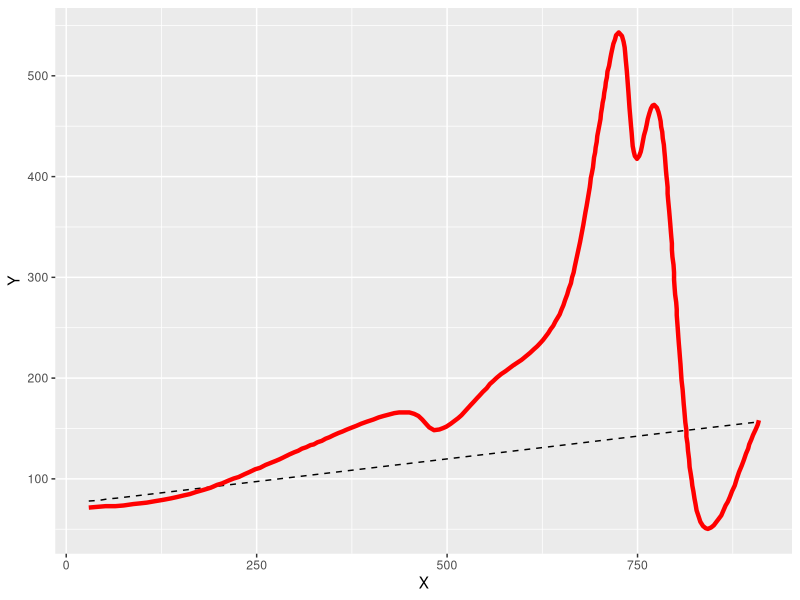
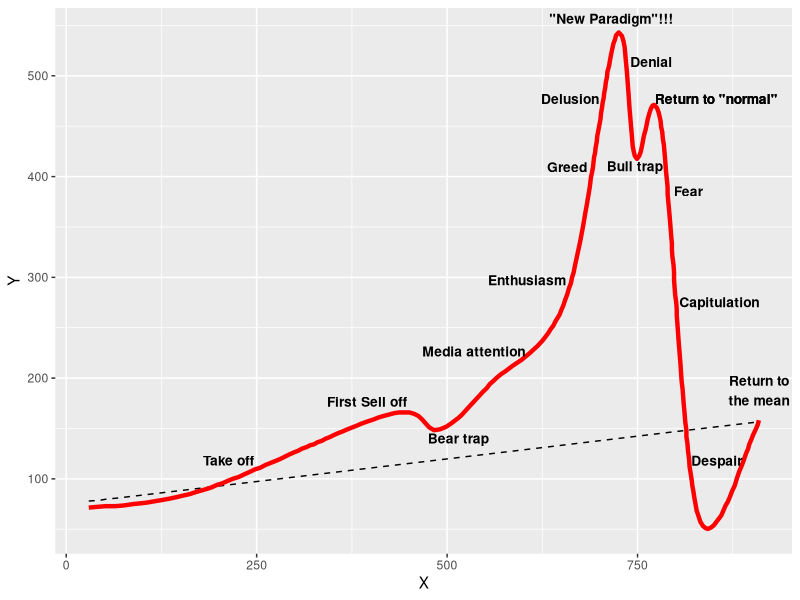
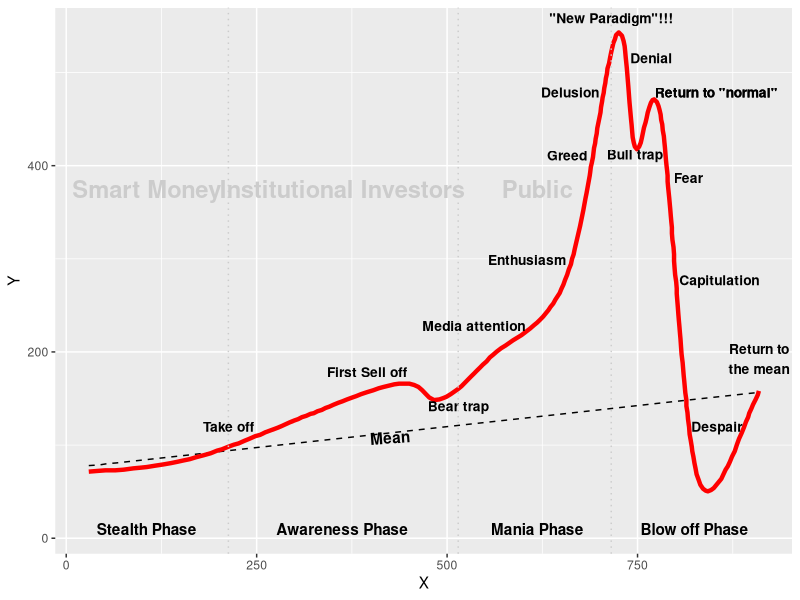
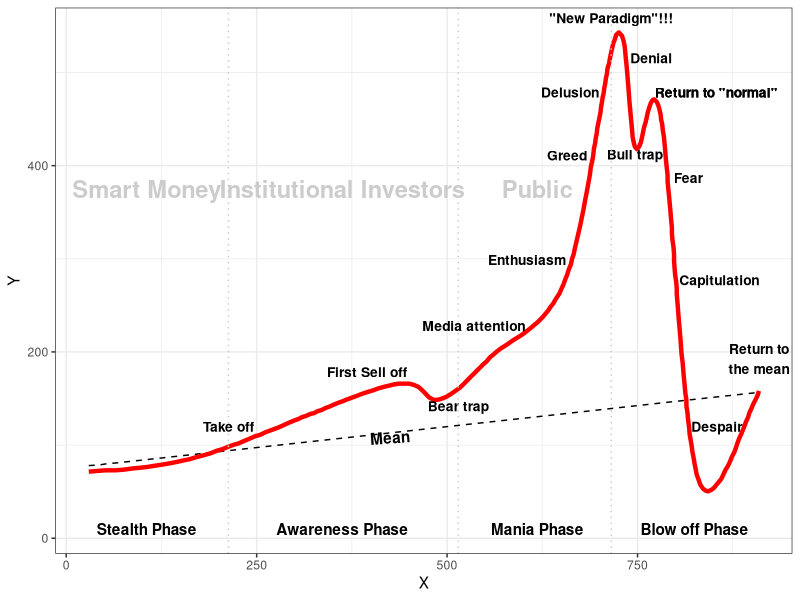
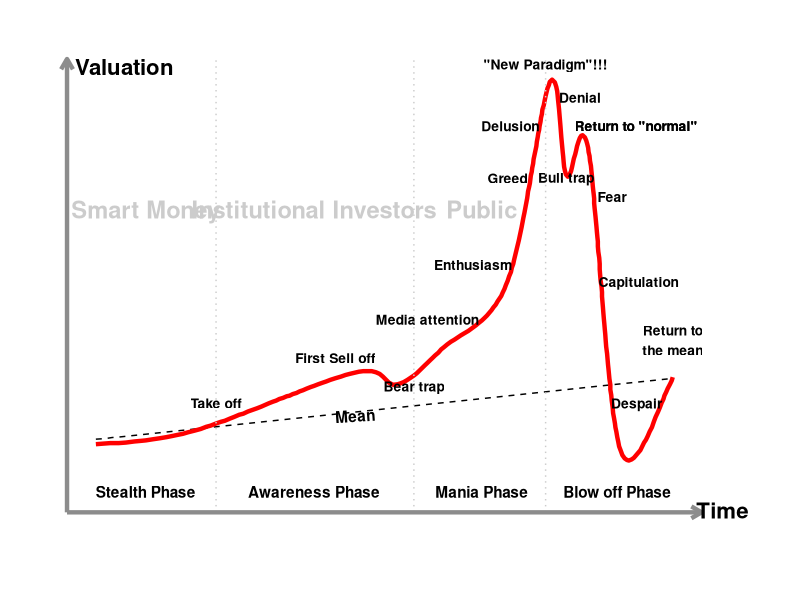

Generate these figures, in order, with R:
## ---- chunk 1
knitr::opts_chunk$set(echo = TRUE, warning = FALSE, message = FALSE, fig.align = "center", fig.width=10, fig.height=7, out.width=600)

## ---- chunk 2
library(tidyverse)
library(ggrepel)
library(knitr)
library(kableExtra)
## ---- chunk 3
cv <- read_csv("data/Investment_Bubble_Cycle.csv") %>%
    mutate(Y = Y + 50) #added 50 to Y to have more space between the curve and the x-axis
cv %>%
    head() %>%
    kable() %>%
    kable_styling(bootstrap_options = c("striped", "hover"), full_width = FALSE)
## ---- chunk 4
ln <- read_csv("data/Investment_Bubble_Cycle_Line.csv") %>%
    mutate(Y = Y + 50 + 28) #added 28 to Y to shift the line to the correct position

ln %>%
    head() %>%
    kable() %>%
    kable_styling(bootstrap_options = c("striped", "hover"), full_width = FALSE)
## ---- chunk 5
p1 <- ggplot(data = ln, aes(x = X, y = Y)) +
    geom_line(linetype = "dashed") +
    geom_line(data = cv, colour = "red", size = 1.5) 

## ---- chunk 6
p1
## ---- chunk 7
mapping = tibble(
    X = cv$X[c(20, 50, 70, 75, 105, 125, 138, 150, 175, 165, 185, 208, 225, 255, 280)],
    Label = c("Take off", "First Sell off", "Bear trap", "Media attention", "Enthusiasm",
              "Greed", "Delusion", "\"New Paradigm\"!!!", "Bull trap", "Denial",
              "Return to \"normal\"", "Fear", "Capitulation", "Despair", "Return to\nthe mean")
) %>%
    left_join(cv) %>%
    mutate(Y = ifelse(Label %in% c("Bear trap"), Y - 40, Y),
           Y = ifelse(Label %in% c("Media attention"), Y + 30, Y),
           X = ifelse(Label %in% c("Enthusiasm"), X - 50, X),
           X = ifelse(Label %in% c("Greed"), X - 30, X),
           X = ifelse(Label %in% c("Delusion"), X - 40, X),
           X = ifelse(Label %in% c("Denial"), X + 30, X),
           Y = ifelse(Label %in% c("Denial"), Y + 10, Y),
           X = ifelse(Label %in% c("Return to \"normal\""), X + 90, X),
           Y = ifelse(Label %in% c("\"New Paradigm\"!!!"), Y + 15, Y),
           Y = ifelse(Label %in% c("Return to\nthe mean"), Y - 30, Y),
           X = ifelse(Label %in% c("Fear"), X + 25, X),
           X = ifelse(Label %in% c("Capitulation"), X + 55, X),
           Y = ifelse(Label %in% c("Despair"), Y + 45, Y),
           X = ifelse(Label %in% c("Despair"), X + 18, X),
           Y = ifelse(Label %in% c("Bull trap"), Y - 30, Y))
## ---- chunk 8
p2 <- p1 + 
    geom_text(data = mapping, aes(label = Label), vjust = -1.5, fontface = "bold", size = 3.5)
p2
## ---- chunk 9
verticals <- tibble(
    X = cv$X[c(20, 70, 150)],
)

sub_labels <- tibble(
    X = cv$X[c(8, 45, 92, 250)],
    lbl = c("Stealth Phase", "Awareness Phase", "Mania Phase", "Blow off Phase"),
    lbl2 = c("Smart Money", "Institutional Investors", "Public", NA)
)
## ---- chunk 10
p3 <- p2 + geom_vline(data = verticals, aes(xintercept = X), linetype = "dotted", colour = "grey80") +
    geom_text(data = sub_labels, aes(label = lbl, y = 10), fontface = "bold") +
    geom_text(data = sub_labels, aes(label = lbl2, y = 375), fontface = "bold", colour = "grey80", size = 6) +
    annotate("text", x = 425, y = 108, label = "Mean", angle = 4, fontface = "bold")
## ---- chunk 11
p3
## ---- chunk 12
p4 <- p3 + theme_bw()
## ---- chunk 13
p4
## ---- chunk 14
p5 <- p4 + theme(
    axis.ticks = element_blank(),
    axis.text = element_blank(),
    panel.border = element_blank(), 
    axis.line = element_line(size = 1.5, colour = "grey55", arrow = grid::arrow(length = unit(0.3, "cm"))),
    axis.title = element_text(size = 16, face = "bold", hjust = 1),
    axis.title.y = element_text(angle = 0, margin = margin(l = 20, r = -80)),
    axis.title.x = element_text(hjust = 1.08, vjust = 4.5),
    plot.margin=unit(c(1.5,2.5,1.5,1.2),"cm"),
    panel.grid = element_blank()
) +
    labs(
        x = "Time",
        y = "Valuation"
    )
## ---- chunk 15
p5
